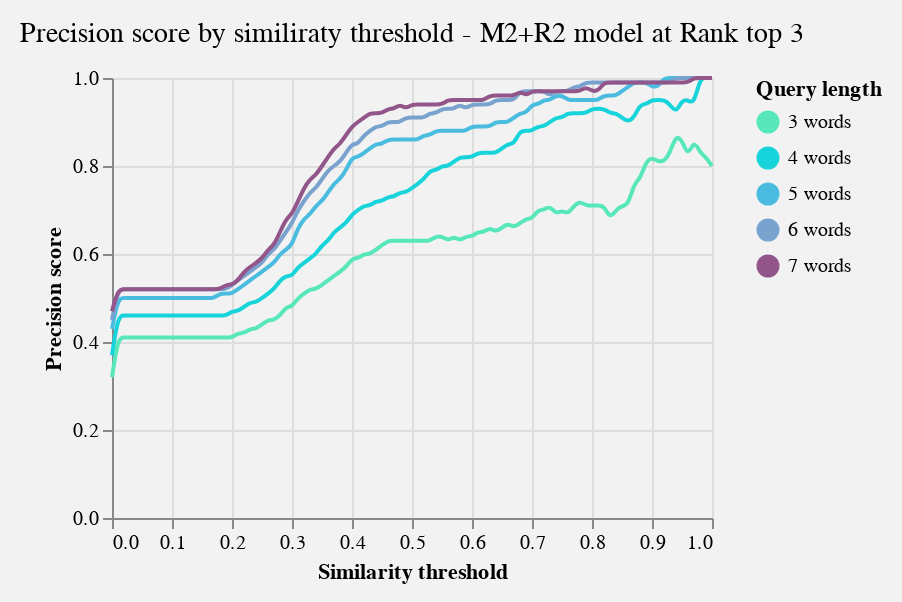

Source (notebook cell):
### Code cell
y = "Precision score"
title = 'Precision score by similiraty threshold - M2+R2 model at Rank top 3'
chart_with_tooltip(source, x, y, color, tooltip, title, chart_type)

### Figure 1 — Vega-Lite specification as saved in the notebook (floating-point values rounded to 4 significant figures; data arrays with more than 128 entries replaced by an {"elided": "..."} marker saying what was removed)
{"config": {"view": {"continuousWidth": 400, "continuousHeight": 300}, "background": "#F2F2F2"}, "layer": [{"mark": {"type": "line", "interpolate": "basis"}, "encoding": {"color": {"type": "nominal", "field": "Query length", "scale": {"domain": ["3 words", "4 words", "5 words", "6 words", "7 words"], "range": ["#57E7BB", "#16D4D9", "#49BCDF", "#79A3CE", "#92568B"]}}, "x": {"type": "quantitative", "field": "Similarity threshold"}, "y": {"type": "quantitative", "field": "Precision score"}}}, {"mark": "point", "encoding": {"opacity": {"value": 0}, "x": {"type": "quantitative", "field": "Similarity threshold"}}, "selection": {"selector011": {"type": "single", "nearest": true, "on": "mouseover", "fields": ["Similarity threshold"], "empty": "none"}}}, {"mark": "point", "encoding": {"color": {"type": "nominal", "field": "Query length", "scale": {"domain": ["3 words", "4 words", "5 words", "6 words", "7 words"], "range": ["#57E7BB", "#16D4D9", "#49BCDF", "#79A3CE", "#92568B"]}}, "opacity": {"condition": {"value": 1, "selection": "selector011"}, "value": 0}, "x": {"type": "quantitative", "field": "Similarity threshold"}, "y": {"type": "quantitative", "field": "Precision score"}}}, {"mark": {"type": "rule", "color": "gray"}, "encoding": {"x": {"type": "quantitative", "field": "Similarity threshold"}}, "transform": [{"filter": {"selection": "selector011"}}]}, {"mark": {"type": "text", "align": "left", "dx": 5, "dy": -5}, "encoding": {"color": {"type": "nominal", "field": "Query length", "scale": {"domain": ["3 words", "4 words", "5 words", "6 words", "7 words"], "range": ["#57E7BB", "#16D4D9", "#49BCDF", "#79A3CE", "#92568B"]}}, "text": {"condition": {"type": "quantitative", "field": "F1 score", "selection": "selector011"}, "value": " "}, "x": {"type": "quantitative", "field": "Similarity threshold"}, "y": {"type": "quantitative", "field": "Precision score"}}}], "data": {"name": "data-907059aa9c25f8f6a05cb95c741c644b"}, "height": 220, "padding": {"left": 10, "top": 10, "right": 10, "bottom": 10}, "title": {"text": "Precision score by similiraty threshold - M2+R2 model at Rank top 3", "fontSize": 14, "fontWeight": 400}, "width": 300, "$schema": "https://vega.github.io/schema/vega-lite/v4.8.1.json", "datasets": {"data-907059aa9c25f8f6a05cb95c741c644b": {"elided": "505 records"}}}
